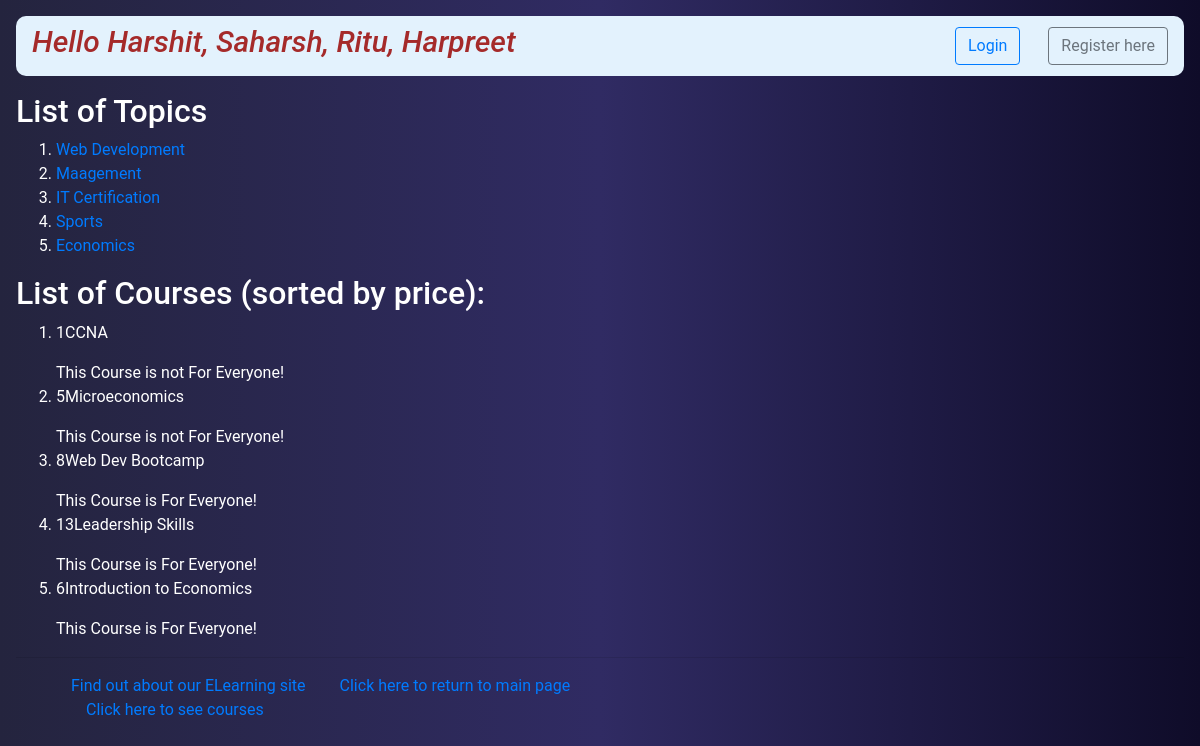
The page /myapp/ on the database its author committed.
### myapp/models.py (models this page shows, shortened)
class Topic(models.Model):
    name = models.CharField(max_length=200)
    category = models.CharField(max_length=200, blank= False, default= 'new')

class Course(models.Model):
    topic = models.ForeignKey(Topic, related_name='courses', on_delete=models.CASCADE)
    name = models.CharField(max_length=200)
    hours = models.IntegerField(default= 40.00)
    price = models.DecimalField(max_digits=10, decimal_places=2, validators=[MaxValueValidator(200), MinValueValidator(100)])
    for_everyone = models.BooleanField(default=True)
    description = models.TextField(max_length=300, null=True, blank=True)
    optional = models.TextField(blank=True)
    interested = models.PositiveIntegerField(default=0)
    stages = models.PositiveIntegerField(default=3)
    def __str__(self):
        return str(self.id) + self.name

### myapp/views.py (the view)
# urls.py: path(r'', views.index, name='index'),
def index(request):
    top_list = Topic.objects.all().order_by('id')[:10]
    course_list = Course.objects.all().order_by('-price')[:5]
    if request.session.has_key('last_login'):
        lastLog = (request.session.get('last_login'))
    else:
        lastLog = "Your last login was more than an hour ago!"
    return render(request, 'myapp/index.html', {'top_list': top_list,'course_list' : course_list})

### myapp/templates/myapp/index.html
{% extends 'myapp/base.html' %}
{% block myhdg %}
    Hello Harshit, Saharsh, Ritu, Harpreet
{% endblock %}
{% block body_block %}
    {% if top_list %}
 <h2>List of Topics</h2>
 <ol>
 {% for top in top_list %}
     <li> <a href="/myapp/{{forloop.counter }}">{{ top.name}} </a> </li>
 {% endfor %}
 </ol>
 {% else %}
 <strong>There are no available topics!</strong>
 {% endif %}
{% if course_list %}
    <h2>List of Courses (sorted by price): </h2>
    <ol>
    {% for course in course_list %}
        <li>
            <p> {{course}} </p>
        {% if course.for_everyone %}
            This Course is For Everyone!
            {% else %}
            This Course is not For Everyone!
        {% endif %}
        </li>
    {% endfor %}
    </ol>
{% endif %}
{% endblock %}

### myapp/templates/myapp/base.html (shortened to what this page needs)
<!DOCTYPE html>
{% load static %}
<html>
 <head>
     <link rel="stylesheet" href="https://stackpath.bootstrapcdn.com/bootstrap/4.1.3/css/bootstrap.min.css">
<link rel="stylesheet" type="text/css" href="{% static 'myapp/style.css'%}" />
 </head>
 <body>
 <div>
 <nav class="navbar navbar-expand-lg navbar-light" style="background-color: #e3f2fd; border-radius: 10px; margin-bottom: 1em;">
 <h1>{% block myhdg %}{% endblock %}</h1>
<ul class="navbar-nav ml-auto">
<li class="nav-item">
 <div>
     {% if user.is_authenticated %}
         <a class="btn btn-outline-primary mr-4" href= "{% url 'myapp:logout' %}"> Logout </a>
         <a class="btn btn-outline-secondary mr-4" href= "{% url 'myapp:myaccount' %}"> My Account </a>
         <a class="btn btn-outline-info" href= "{% url 'myapp:feedback' %}"> Give us Feedback </a>
     {% else %}
         <a class="btn btn-outline-primary mr-4" href= "{% url 'myapp:login' %}"> Login </a>
         <a class="btn btn-outline-secondary" href= "{% url 'myapp:register' %}"> Register here </a>
     {% endif %}
 </div>
</li>
</ul>
 </nav>
 {% block body_block %}*** {% endblock %}
 </div>
 <hr />
 <div>
 <ul>
 <li class="hbar1"><a href= "{% url 'myapp:about' %}">Find out about our ELearning site</a></li>
 <li class="hbar1"><a href = "{% url 'myapp:index' %}">Click here to return to main page</a><br/></li>
     <li class="hbar1"><a href = "{% url 'myapp:courses' %}">Click here to see courses</a><br/></li>
 </ul>
 </div>
 </body>
</html>

### myapp/static/myapp/style.css (style rules this page uses)
.hbar1 { display: inline; margin: 15px; }
body { background: #0f0c29; background: -webkit-linear-gradient(to right, #24243e, #302b63, #0f0c29); background: linear-gradient(to right, #24243e, #302b63, #0f0c29); font-family: "Roboto", sans-serif; -webkit-font-smoothing: antialiased; -moz-osx-font-smoothing: grayscale; color: white; padding: 1em; }
h1 { color: brown; font-size: 30px; font-style: italic; position: center; }

### rows shown on the page
Topic: name "Web Development"
Topic: name "Maagement"
Topic: name "IT Certification"
Topic: name "Sports"
Topic: name "Economics"
Course: id+name "1CCNA", for_everyone "This Course is not For Everyone!"
Course: id+name "5Microeconomics", for_everyone "This Course is not For Everyone!"
Course: id+name "8Web Dev Bootcamp", for_everyone "This Course is For Everyone!"
Course: id+name "13Leadership Skills", for_everyone "This Course is For Everyone!"
Course: id+name "6Introduction to Economics", for_everyone "This Course is For Everyone!"
